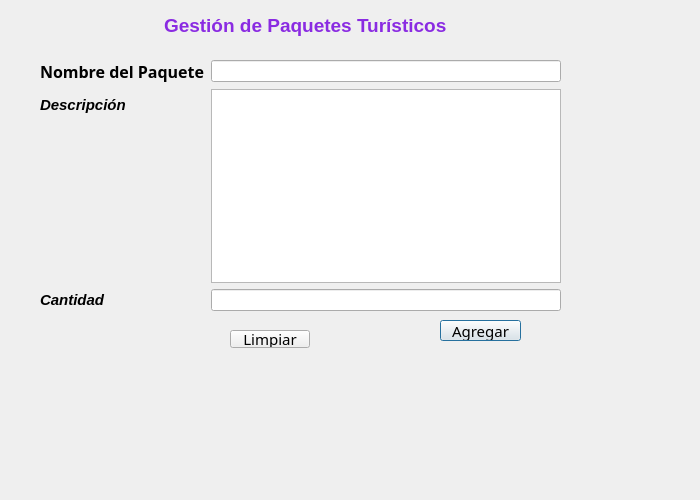
<?xml version="1.0" encoding="UTF-8"?>
<ui version="4.0">
 <class>AddPackage</class>
 <widget class="QDialog" name="AddPackage">
  <property name="windowModality">
   <enum>Qt::WindowModal</enum>
  </property>
  <property name="geometry">
   <rect>
    <x>0</x>
    <y>0</y>
    <width>700</width>
    <height>500</height>
   </rect>
  </property>
  <property name="windowTitle">
   <string>Add Package</string>
  </property>
  <property name="styleSheet">
   <string notr="true">background-image:url(:/images/c.jpg) ;</string>
  </property>
  <widget class="QWidget" name="formLayoutWidget">
   <property name="geometry">
    <rect>
     <x>40</x>
     <y>60</y>
     <width>521</width>
     <height>251</height>
    </rect>
   </property>
   <layout class="QFormLayout" name="formLayout">
    <item row="0" column="0">
     <widget class="QLabel" name="label">
      <property name="font">
       <font>
        <family>Script MT Bold</family>
        <pointsize>12</pointsize>
        <bold>true</bold>
       </font>
      </property>
      <property name="styleSheet">
       <string notr="true">color: #000000;

</string>
      </property>
      <property name="text">
       <string>Nombre del Paquete</string>
      </property>
     </widget>
    </item>
    <item row="0" column="1">
     <widget class="QLineEdit" name="txtPackageName"/>
    </item>
    <item row="1" column="0">
     <widget class="QLabel" name="label_2">
      <property name="font">
       <font>
        <pointsize>11</pointsize>
        <italic>true</italic>
        <bold>true</bold>
       </font>
      </property>
      <property name="styleSheet">
       <string notr="true">color: #000000;

</string>
      </property>
      <property name="text">
       <string>Descripción</string>
      </property>
     </widget>
    </item>
    <item row="1" column="1">
     <widget class="QTextEdit" name="txtDescription"/>
    </item>
    <item row="2" column="1">
     <widget class="QLineEdit" name="txtAmount"/>
    </item>
    <item row="2" column="0">
     <widget class="QLabel" name="label_3">
      <property name="font">
       <font>
        <pointsize>11</pointsize>
        <italic>true</italic>
        <bold>true</bold>
       </font>
      </property>
      <property name="styleSheet">
       <string notr="true">color: #000000;

</string>
      </property>
      <property name="text">
       <string>Cantidad</string>
      </property>
     </widget>
    </item>
   </layout>
  </widget>
  <widget class="QPushButton" name="btnSave">
   <property name="geometry">
    <rect>
     <x>440</x>
     <y>320</y>
     <width>81</width>
     <height>21</height>
    </rect>
   </property>
   <property name="font">
    <font>
     <family>Showcard Gothic</family>
     <pointsize>11</pointsize>
    </font>
   </property>
   <property name="styleSheet">
    <string notr="true">color: #000000;
</string>
   </property>
   <property name="text">
    <string>Agregar</string>
   </property>
  </widget>
  <widget class="QPushButton" name="btnReset">
   <property name="geometry">
    <rect>
     <x>230</x>
     <y>330</y>
     <width>80</width>
     <height>18</height>
    </rect>
   </property>
   <property name="font">
    <font>
     <family>Tw Cen MT Condensed Extra Bold</family>
     <pointsize>11</pointsize>
    </font>
   </property>
   <property name="styleSheet">
    <string notr="true">color: #000000;
</string>
   </property>
   <property name="text">
    <string>Limpiar</string>
   </property>
  </widget>
  <widget class="QTextEdit" name="textEdit">
   <property name="geometry">
    <rect>
     <x>160</x>
     <y>10</y>
     <width>351</width>
     <height>41</height>
    </rect>
   </property>
   <property name="autoFillBackground">
    <bool>false</bool>
   </property>
   <property name="styleSheet">
    <string notr="true">color: #8A2BE2;
background-color: transparent;

border: none;
</string>
   </property>
   <property name="html">
    <string>&lt;!DOCTYPE HTML PUBLIC &quot;-//W3C//DTD HTML 4.0//EN&quot; &quot;http://www.w3.org/TR/REC-html40/strict.dtd&quot;&gt;
&lt;html&gt;&lt;head&gt;&lt;meta name=&quot;qrichtext&quot; content=&quot;1&quot; /&gt;&lt;meta charset=&quot;utf-8&quot; /&gt;&lt;style type=&quot;text/css&quot;&gt;
p, li { white-space: pre-wrap; }
hr { height: 1px; border-width: 0; }
li.unchecked::marker { content: &quot;\2610&quot;; }
li.checked::marker { content: &quot;\2612&quot;; }
&lt;/style&gt;&lt;/head&gt;&lt;body style=&quot; font-family:'Segoe UI'; font-size:9pt; font-weight:400; font-style:normal;&quot;&gt;
&lt;p style=&quot; margin-top:0px; margin-bottom:0px; margin-left:0px; margin-right:0px; -qt-block-indent:0; text-indent:0px;&quot;&gt;&lt;span style=&quot; font-size:14pt; font-weight:700;&quot;&gt;Gestión de Paquetes Turísticos&lt;/span&gt;&lt;/p&gt;&lt;/body&gt;&lt;/html&gt;</string>
   </property>
  </widget>
 </widget>
 <resources/>
 <connections/>
</ui>
